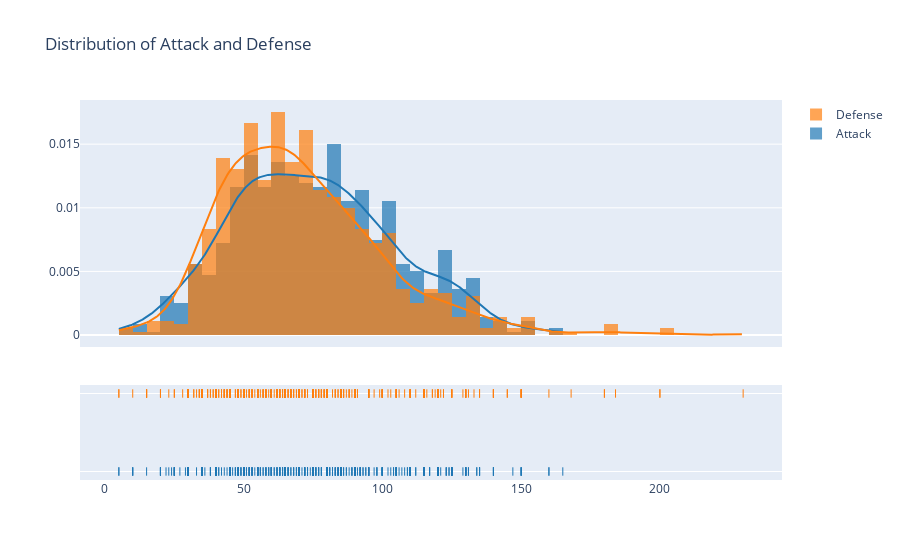

The notebook cell this image was saved under:
### Markdown cell above
### Distributions of Attack and Defense
Using histogram to compare the distributions of Attack and Defense stats side by side. It allows for a quick understanding of the frequency and spread of these stats within the Pokémon dataset.

### Code cell
hist_data = [pokedata['Attack'], pokedata['Defense']]
group_labels = ['Attack', 'Defense']
fig = ff.create_distplot(hist_data, group_labels, bin_size=5)
fig.update_layout(title="Distribution of Attack and Defense") 
iplot(fig, filename='Distplot of attack and defense')

### Figure 1 — Plotly figure (JSON) as saved in the notebook; plotly's stock layout.template omitted (floating-point values rounded to 4 significant figures; data arrays with more than 128 entries replaced by an {"elided": "..."} marker saying what was removed)
{"data": [{"histnorm": "probability density", "legendgroup": "Attack", "marker": {"color": "rgb(31, 119, 180)"}, "name": "Attack", "opacity": 0.7, "type": "histogram", "x": {"elided": "721 int values"}, "xaxis": "x", "xbins": {"end": 165, "size": 5, "start": 5}, "yaxis": "y"}, {"histnorm": "probability density", "legendgroup": "Defense", "marker": {"color": "rgb(255, 127, 14)"}, "name": "Defense", "opacity": 0.7, "type": "histogram", "x": {"elided": "721 int values"}, "xaxis": "x", "xbins": {"end": 230, "size": 5, "start": 5}, "yaxis": "y"}, {"legendgroup": "Attack", "marker": {"color": "rgb(31, 119, 180)"}, "mode": "lines", "name": "Attack", "showlegend": false, "type": "scatter", "x": {"elided": "500 float values"}, "xaxis": "x", "y": {"elided": "500 float values"}, "yaxis": "y"}, {"legendgroup": "Defense", "marker": {"color": "rgb(255, 127, 14)"}, "mode": "lines", "name": "Defense", "showlegend": false, "type": "scatter", "x": {"elided": "500 float values"}, "xaxis": "x", "y": {"elided": "500 float values"}, "yaxis": "y"}, {"legendgroup": "Attack", "marker": {"color": "rgb(31, 119, 180)", "symbol": "line-ns-open"}, "mode": "markers", "name": "Attack", "showlegend": false, "type": "scatter", "x": {"elided": "721 int values"}, "xaxis": "x", "y": {"elided": "721 str values"}, "yaxis": "y2"}, {"legendgroup": "Defense", "marker": {"color": "rgb(255, 127, 14)", "symbol": "line-ns-open"}, "mode": "markers", "name": "Defense", "showlegend": false, "type": "scatter", "x": {"elided": "721 int values"}, "xaxis": "x", "y": {"elided": "721 str values"}, "yaxis": "y2"}], "layout": {"autosize": true, "barmode": "overlay", "hovermode": "closest", "legend": {"traceorder": "reversed"}, "title": {"text": "Distribution of Attack and Defense"}, "xaxis": {"anchor": "y2", "autorange": true, "domain": [0, 1], "range": [-9.035, 244.0], "type": "linear", "zeroline": false}, "yaxis": {"anchor": "free", "autorange": true, "domain": [0.35, 1], "position": 0, "range": [-0.000939, 0.01847], "type": "linear"}, "yaxis2": {"anchor": "x", "autorange": true, "domain": [0, 0.25], "dtick": 1, "range": [-0.1818, 1.182], "showticklabels": false, "type": "category"}}}
